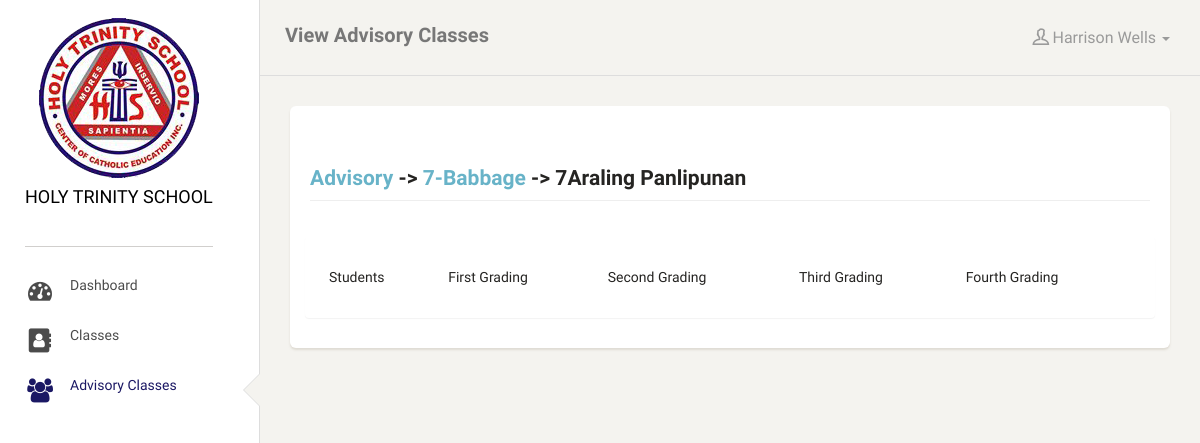
Screenshot of /advisory.php?s=gr_list&sid=1&yid=7&subid=37 (signed in) with the database file from the repository.
### tables this page shows
CREATE TABLE `sections` (
  `section_id` int(11) NOT NULL AUTO_INCREMENT,
  `gradelevel_id` int(11) NOT NULL,
  `section_description` varchar(255) NOT NULL,
  `archive_status` int(11) NOT NULL,
  PRIMARY KEY (`section_id`)
);

CREATE TABLE `subjects` (
  `subject_id` int(11) NOT NULL AUTO_INCREMENT,
  `subject_code` varchar(50) NOT NULL,
  `subject_description` varchar(255) NOT NULL,
  `archive_status` int(11) NOT NULL DEFAULT '0',
  PRIMARY KEY (`subject_id`)
);

### includes/functions.php (called while the page is built, shortened)
<?php
function displaySubjectDesc($id){
    global $connection;
    $query = "SELECT * FROM subjects WHERE subject_id = {$id}";
    $result = mysqli_query($connection, $query);
    $row = mysqli_fetch_array($result);
    return $row['subject_description'];
}
function displaySectionDesc($id){
    global $connection;
    $query = "SELECT * FROM sections WHERE section_id = {$id}";
    $result = mysqli_query($connection, $query);
    $row = mysqli_fetch_array($result);
    return $row['section_description'];
}

### advisory.php (the view, shortened to what this page needs)
<?php include("includes/header.php") ?>
    <?php include("includes/side-nav.php") ?>
    <?php include("includes/top-nav.php") ?>
    <div class="content">
        <div class="container-fluid">
            <div class="card">
                <div class="header">
                    <?php
            if(isset($_GET['s'])&&$_GET['s']=="subj_list")
                echo '<h4 class="page-header"><a href="advisory.php">Advisory</a> ->'.displaySectionDesc($_GET['sid']).'</h4>';
            elseif(isset($_GET['s'])&&$_GET['s']=="gr_list")
                echo '<h4 class="page-header"><a href="advisory.php">Advisory</a> -> <a href="advisory.php?s=subj_list&sid='. $_GET['sid'].'&yid='.$_GET['yid'].'&subid='.$_GET['subid'].'">'.displaySectionDesc($_GET['sid']).'</a> -> '.displaySubjectDesc($_GET['subid']).'</h4>';
            elseif(isset($_GET['s'])&&$_GET['s']=="cls_stndng")
                echo '<h4 class="page-header"><a href="advisory.php">Advisory</a>-><a href="advisory.php?s=subj_list&sid='.$_GET['sid'].'&yid='.$_GET['yid'].'">'.displaySectionDesc($_GET['sid']).'</a> ->Class Standing Reports</h4>';
            elseif(isset($_GET['s'])&&$_GET['s']=="cls_stndng-print")
                echo '<h4 class="page-header" style="text-align: center">Class Standing Reports for '.displaySectionDesc($_GET['sid']).'</h4><h4 style="text-align: center">Subject: '.displaySubjectDesc($_GET['subid']).'</h4>';
            else
                echo '<h4 class="page-header">View Advisory Classes</h4>';
                        ?>
                </div>
                <div class="content">
                    <?php
                if(isset($_GET['s'])) $source = $_GET['s']; else $source = '';
                   switch($source){
                       case 'gr_list':
                           include "includes/advisory_classes_grlist.php";
                           break;
                   }
               ?>
                </div>
            </div>
        </div>
    </div>
    <?php include("includes/footer.php") ?>

### rows the page displays
sections: section_description "7-Babbage"
subjects: subject_description "7Araling Panlipunan"

### other values shown
$activePage "View Advisory Classes"
$_SESSION['hts_user_firstname'] "Harrison"
$_SESSION['hts_user_lastname'] "Wells"
